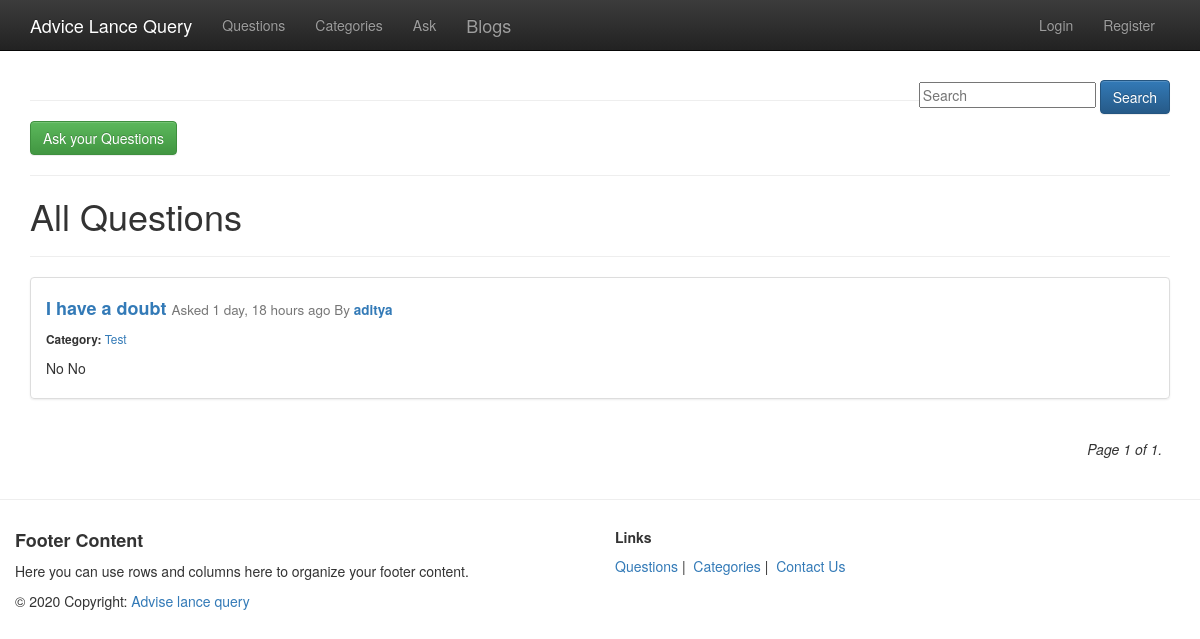
The page /questions/list/ on the database its author committed.
### questions/models.py (models this page shows, shortened)
class Question(models.Model):
    user = models.ForeignKey(User, on_delete=models.CASCADE)
    category = models.ForeignKey(Category, on_delete=models.CASCADE)
    qus = models.CharField(max_length=256, verbose_name="question")
    details = models.TextField(blank=True)
    slug = models.SlugField(unique=True, max_length=256)
    created = models.DateTimeField(auto_now_add=True)
    updated = models.DateTimeField(auto_now=True)
    def get_absolute_url(self):
        return reverse("questions:question_detail", kwargs={"slug": self.slug})
    class Meta:
        ordering = ['-updated', '-created']

class Category(models.Model):
    name = models.CharField(max_length=128, unique=True, verbose_name="category")
    slug = models.SlugField(unique=True)
    def __str__(self):
        return self.name
    def get_absolute_url(self):
        return reverse("questions:category", kwargs={"slug": self.slug})
    class Meta:
        ordering = ['-id']

### questions/views.py (the view)
def question_list(request):
    queryset = Question.objects.all()
    query = request.GET.get("q")
    if query:
        queryset = queryset.filter(
            Q(qus__icontains=query)|
            Q(category__name__icontains=query)
            ).distinct()
    paginator = Paginator(queryset, 12)
    page = request.GET.get("page")
    try:
        query_list = paginator.page(page)
    except PageNotAnInteger:
        query_list = paginator.page(1)
    except EmptyPage:
        query_list = paginator.page(paginator.num_pages)
    context = { "query_list": query_list }
    return render(request, "questions/question_list.html", context)

### templates/questions/question_list.html (shortened to what this page needs)
{% extends "questions/base.html" %}
{% block content %}
{% include "questions/search.html" %}
<a class="btn btn-success" href="{% url 'questions:question_ask' %}">Ask your Questions</a>
<hr>
<h1>All Questions</h1>
<hr>
{% for question in query_list %}
<div class="list-group">
  <div class="list-group-item list-group-item-action flex-column align-items-start">
    <div class="d-flex w-100 justify-content-between">
      <h4 class="mb-1"><b><a href="{{question.get_absolute_url}}" >{{ question.qus }}</a></b>
      <small>Asked {{ question.updated|timesince }} ago By <b>
      <a href="{{question.user.get_absolute_url}}" >{{ question.user.username }}</a>
      </b></small></h4>
      <small><b>Category:</b> <a href="{{question.category.get_absolute_url}}" >{{ question.category }}</a></small>
    </div>
    <p class="mb-1">{{ question.details|linebreaks|truncatechars:120 }}</p>
  </div>
</div>
{% endfor %}
{% include "questions/paginator.html" %}
{% endblock content %}

### rows shown on the page
Question: qus "I have a doubt", updated "1 day, 18 hours", user.username "aditya", category "Test", details "No No"

### other values the page prints
{{ query_list.number }} "1"
{{ query_list.paginator.num_pages }} "1"
